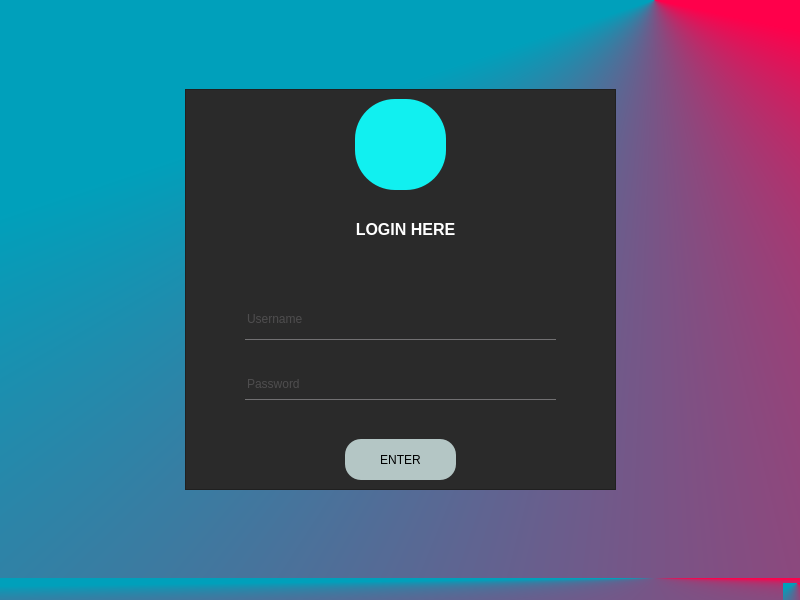
<?xml version="1.0" encoding="UTF-8"?>
<ui version="4.0">
 <class>LoginPage</class>
 <widget class="QMainWindow" name="LoginPage">
  <property name="geometry">
   <rect>
    <x>0</x>
    <y>0</y>
    <width>800</width>
    <height>600</height>
   </rect>
  </property>
  <property name="windowTitle">
   <string>MainWindow</string>
  </property>
  <property name="styleSheet">
   <string notr="true">background-color: qconicalgradient(cx:0.818, cy:0, angle:0, stop:0.568182 rgba(0, 160, 187, 255), stop:0.954545 rgba(255, 0, 75, 255));</string>
  </property>
  <widget class="QWidget" name="centralwidget">
   <layout class="QGridLayout" name="gridLayout">
    <item row="1" column="1">
     <widget class="QFrame" name="frame">
      <property name="sizePolicy">
       <sizepolicy hsizetype="Fixed" vsizetype="Fixed">
        <horstretch>0</horstretch>
        <verstretch>0</verstretch>
       </sizepolicy>
      </property>
      <property name="minimumSize">
       <size>
        <width>431</width>
        <height>401</height>
       </size>
      </property>
      <property name="maximumSize">
       <size>
        <width>431</width>
        <height>401</height>
       </size>
      </property>
      <property name="styleSheet">
       <string notr="true">QToolButton{
background:#11f0f0;
border-radius:40px
 }

QFrame{
background:#2a2a2a;
 }

QLineEdit{
background:#2a2a2a;
border:none;
color:#717072;
border-bottom:1px solid #717072;
}

QPushButton{
background:#B4C6C5;
border-radius:16px;
}</string>
      </property>
      <property name="frameShape">
       <enum>QFrame::StyledPanel</enum>
      </property>
      <property name="frameShadow">
       <enum>QFrame::Raised</enum>
      </property>
      <widget class="QLabel" name="label">
       <property name="geometry">
        <rect>
         <x>170</x>
         <y>120</y>
         <width>101</width>
         <height>41</height>
        </rect>
       </property>
       <property name="text">
        <string>&lt;html&gt;&lt;head/&gt;&lt;body&gt;&lt;p align=&quot;center&quot;&gt;&lt;span style=&quot; font-size:12pt; font-weight:600; color:#ffffff;&quot;&gt;LOGIN HERE&lt;/span&gt;&lt;/p&gt;&lt;/body&gt;&lt;/html&gt;</string>
       </property>
      </widget>
      <widget class="QToolButton" name="toolButton">
       <property name="geometry">
        <rect>
         <x>170</x>
         <y>10</y>
         <width>91</width>
         <height>91</height>
        </rect>
       </property>
       <property name="styleSheet">
        <string notr="true">image: url(:/img/profileimg.png);</string>
       </property>
       <property name="text">
        <string/>
       </property>
       <property name="icon">
        <iconset>
         <normaloff>:/img/profileimg.png</normaloff>:/img/profileimg.png</iconset>
       </property>
       <property name="iconSize">
        <size>
         <width>120</width>
         <height>126</height>
        </size>
       </property>
       <property name="autoRaise">
        <bool>false</bool>
       </property>
      </widget>
      <widget class="QLineEdit" name="username_lineEdit">
       <property name="geometry">
        <rect>
         <x>60</x>
         <y>210</y>
         <width>311</width>
         <height>41</height>
        </rect>
       </property>
       <property name="styleSheet">
        <string notr="true"/>
       </property>
       <property name="text">
        <string/>
       </property>
       <property name="echoMode">
        <enum>QLineEdit::Normal</enum>
       </property>
       <property name="placeholderText">
        <string>Username</string>
       </property>
      </widget>
      <widget class="QLineEdit" name="password_lineEdit">
       <property name="geometry">
        <rect>
         <x>60</x>
         <y>280</y>
         <width>311</width>
         <height>31</height>
        </rect>
       </property>
       <property name="inputMask">
        <string notr="true" comment="*"/>
       </property>
       <property name="text">
        <string/>
       </property>
       <property name="echoMode">
        <enum>QLineEdit::Password</enum>
       </property>
       <property name="placeholderText">
        <string>Password</string>
       </property>
      </widget>
      <widget class="QPushButton" name="login_Button">
       <property name="geometry">
        <rect>
         <x>160</x>
         <y>350</y>
         <width>111</width>
         <height>41</height>
        </rect>
       </property>
       <property name="text">
        <string>ENTER</string>
       </property>
      </widget>
     </widget>
    </item>
    <item row="1" column="0">
     <spacer name="horizontalSpacer">
      <property name="orientation">
       <enum>Qt::Horizontal</enum>
      </property>
      <property name="sizeHint" stdset="0">
       <size>
        <width>40</width>
        <height>20</height>
       </size>
      </property>
     </spacer>
    </item>
    <item row="2" column="1">
     <spacer name="verticalSpacer">
      <property name="orientation">
       <enum>Qt::Vertical</enum>
      </property>
      <property name="sizeHint" stdset="0">
       <size>
        <width>20</width>
        <height>40</height>
       </size>
      </property>
     </spacer>
    </item>
    <item row="0" column="1">
     <spacer name="verticalSpacer_2">
      <property name="orientation">
       <enum>Qt::Vertical</enum>
      </property>
      <property name="sizeHint" stdset="0">
       <size>
        <width>20</width>
        <height>40</height>
       </size>
      </property>
     </spacer>
    </item>
    <item row="1" column="2">
     <spacer name="horizontalSpacer_2">
      <property name="orientation">
       <enum>Qt::Horizontal</enum>
      </property>
      <property name="sizeHint" stdset="0">
       <size>
        <width>40</width>
        <height>20</height>
       </size>
      </property>
     </spacer>
    </item>
   </layout>
  </widget>
  <widget class="QMenuBar" name="menubar">
   <property name="geometry">
    <rect>
     <x>0</x>
     <y>0</y>
     <width>800</width>
     <height>24</height>
    </rect>
   </property>
  </widget>
  <widget class="QStatusBar" name="statusbar"/>
 </widget>
 <resources/>
 <connections/>
</ui>
